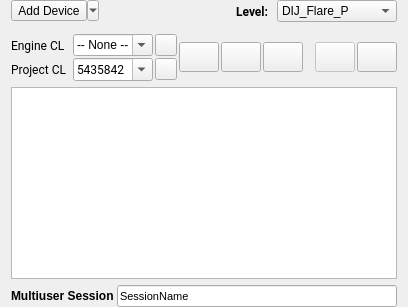
       <widget class="QWidget" name="device_widget" native="true">
        <property name="maximumSize">
         <size>
          <width>600</width>
          <height>16777215</height>
         </size>
        </property>
        <layout class="QVBoxLayout" name="verticalLayout">
         <property name="spacing">
          <number>6</number>
         </property>
         <property name="topMargin">
          <number>0</number>
         </property>
         <property name="bottomMargin">
          <number>0</number>
         </property>
         <item>
          <layout class="QHBoxLayout" name="horizontalLayout_7">
           <item>
            <widget class="QToolButton" name="device_add_tool_button">
             <property name="text">
              <string>Add Device</string>
             </property>
             <property name="popupMode">
              <enum>QToolButton::MenuButtonPopup</enum>
             </property>
             <property name="toolButtonStyle">
              <enum>Qt::ToolButtonTextOnly</enum>
             </property>
             <property name="arrowType">
              <enum>Qt::DownArrow</enum>
             </property>
            </widget>
           </item>
           <item>
            <spacer name="horizontalSpacer_2">
             <property name="orientation">
              <enum>Qt::Horizontal</enum>
             </property>
             <property name="sizeHint" stdset="0">
              <size>
               <width>40</width>
               <height>20</height>
              </size>
             </property>
            </spacer>
           </item>
           <item>
            <widget class="QLabel" name="label_2">
             <property name="minimumSize">
              <size>
               <width>0</width>
               <height>0</height>
              </size>
             </property>
             <property name="font">
              <font>
               <family>Roboto</family>
               <weight>75</weight>
               <bold>true</bold>
              </font>
             </property>
             <property name="text">
              <string>Level: </string>
             </property>
             <property name="alignment">
              <set>Qt::AlignRight|Qt::AlignTrailing|Qt::AlignVCenter</set>
             </property>
            </widget>
           </item>
           <item>
            <widget class="QComboBox" name="level_combo_box">
             <property name="sizePolicy">
              <sizepolicy hsizetype="Preferred" vsizetype="Fixed">
               <horstretch>0</horstretch>
               <verstretch>0</verstretch>
              </sizepolicy>
             </property>
             <property name="minimumSize">
              <size>
               <width>120</width>
               <height>0</height>
              </size>
             </property>
             <property name="maximumSize">
              <size>
               <width>16777215</width>
               <height>16777215</height>
              </size>
             </property>
             <property name="currentText">
              <string>DIJ_Flare_P</string>
             </property>
             <item>
              <property name="text">
               <string>DIJ_Flare_P</string>
              </property>
             </item>
            </widget>
           </item>
          </layout>
         </item>
         <item>
          <layout class="QHBoxLayout" name="horizontalLayout_3">
           <property name="spacing">
            <number>2</number>
           </property>
           <property name="topMargin">
            <number>6</number>
           </property>
           <property name="rightMargin">
            <number>0</number>
           </property>
           <property name="bottomMargin">
            <number>0</number>
           </property>
           <item>
            <layout class="QVBoxLayout" name="verticalLayout_6">
             <item>
              <layout class="QHBoxLayout" name="horizontalLayout_10">
               <item>
                <widget class="QLabel" name="engine_cl_label">
                 <property name="minimumSize">
                  <size>
                   <width>60</width>
                   <height>0</height>
                  </size>
                 </property>
                 <property name="font">
                  <font>
                   <family>Roboto</family>
                   <weight>50</weight>
                   <bold>false</bold>
                  </font>
                 </property>
                 <property name="text">
                  <string>Engine CL</string>
                 </property>
                 <property name="alignment">
                  <set>Qt::AlignLeading|Qt::AlignLeft|Qt::AlignVCenter</set>
                 </property>
                </widget>
               </item>
               <item>
                <widget class="QComboBox" name="engine_cl_combo_box">
                 <property name="minimumSize">
                  <size>
                   <width>80</width>
                   <height>0</height>
                  </size>
                 </property>
                 <property name="editable">
                  <bool>true</bool>
                 </property>
                 <property name="currentText">
                  <string>-- None --</string>
                 </property>
                 <property name="maxVisibleItems">
                  <number>11</number>
                 </property>
                </widget>
               </item>
               <item>
                <widget class="ControlQPushButton" name="refresh_engine_cl_button">
                 <property name="maximumSize">
                  <size>
                   <width>22</width>
                   <height>22</height>
                  </size>
                 </property>
                 <property name="text">
                  <string/>
                 </property>
                 <property name="icon">
                  <iconset resource="resources.qrc">
                   <normaloff>:/icons/images/icon_refresh.png</normaloff>
                   <disabledoff>:/icons/images/icon_refresh_disabled.png</disabledoff>
                   <activeoff>:/icons/images/icon_refresh_hover.png</activeoff>:/icons/images/icon_refresh.png</iconset>
                 </property>
                 <property name="iconSize">
                  <size>
                   <width>18</width>
                   <height>18</height>
                  </size>
                 </property>
                 <property name="frameless" stdset="0">
                  <bool>true</bool>
                 </property>
                </widget>
               </item>
              </layout>
             </item>
             <item>
              <layout class="QHBoxLayout" name="horizontalLayout_9">
               <item>
                <widget class="QLabel" name="project_cl_label">
                 <property name="minimumSize">
                  <size>
                   <width>60</width>
                   <height>0</height>
                  </size>
                 </property>
                 <property name="font">
                  <font>
                   <family>Roboto</family>
                   <weight>50</weight>
                   <bold>false</bold>
                  </font>
                 </property>
                 <property name="text">
                  <string>Project CL</string>
                 </property>
                 <property name="alignment">
                  <set>Qt::AlignLeading|Qt::AlignLeft|Qt::AlignVCenter</set>
                 </property>
                </widget>
               </item>
               <item>
                <widget class="QComboBox" name="project_cl_combo_box">
                 <property name="sizePolicy">
                  <sizepolicy hsizetype="Preferred" vsizetype="Fixed">
                   <horstretch>0</horstretch>
                   <verstretch>0</verstretch>
                  </sizepolicy>
                 </property>
                 <property name="minimumSize">
                  <size>
                   <width>80</width>
                   <height>0</height>
                  </size>
                 </property>
                 <property name="maximumSize">
                  <size>
                   <width>16777215</width>
                   <height>16777215</height>
                  </size>
                 </property>
                 <property name="font">
                  <font>
                   <family>Roboto</family>
                  </font>
                 </property>
                 <property name="layoutDirection">
                  <enum>Qt::LeftToRight</enum>
                 </property>
                 <property name="editable">
                  <bool>true</bool>
                 </property>
                 <property name="currentText">
                  <string>5435842</string>
                 </property>
                 <property name="maxVisibleItems">
                  <number>11</number>
                 </property>
                 <item>
                  <property name="text">
                   <string>5435842</string>
                  </property>
                 </item>
                </widget>
               </item>
               <item>
                <widget class="ControlQPushButton" name="refresh_project_cl_button">
                 <property name="sizePolicy">
                  <sizepolicy hsizetype="Preferred" vsizetype="Fixed">
                   <horstretch>0</horstretch>
                   <verstretch>0</verstretch>
                  </sizepolicy>
                 </property>
                 <property name="maximumSize">
                  <size>
                   <width>22</width>
                   <height>22</height>
                  </size>
                 </property>
                 <property name="toolTip">
                  <string>Refresh Changelists</string>
                 </property>
                 <property name="text">
                  <string/>
                 </property>
                 <property name="icon">
                  <iconset resource="resources.qrc">
                   <normaloff>:/icons/images/icon_refresh.png</normaloff>
                   <disabledoff>:/icons/images/icon_refresh_disabled.png</disabledoff>
                   <activeoff>:/icons/images/icon_refresh_hover.png</activeoff>:/icons/images/icon_refresh.png</iconset>
                 </property>
                 <property name="iconSize">
                  <size>
                   <width>18</width>
                   <height>18</height>
                  </size>
                 </property>
                 <property name="frameless" stdset="0">
                  <bool>true</bool>
                 </property>
                </widget>
               </item>
              </layout>
             </item>
            </layout>
           </item>
           <item>
            <widget class="ControlQPushButton" name="sync_all_button">
             <property name="sizePolicy">
              <sizepolicy hsizetype="Preferred" vsizetype="Fixed">
               <horstretch>0</horstretch>
               <verstretch>0</verstretch>
              </sizepolicy>
             </property>
             <property name="minimumSize">
              <size>
               <width>25</width>
               <height>30</height>
              </size>
             </property>
             <property name="toolTip">
              <string>Sync all devices</string>
             </property>
             <property name="text">
              <string/>
             </property>
             <property name="icon">
              <iconset>
               <normalon>:/icons/images/icon_sync.png</normalon>
               <disabledon>:/icons/images/icon_sync_disabled.png</disabledon>
               <activeon>:/icons/images/icon_sync_hover.png</activeon>
              </iconset>
             </property>
             <property name="iconSize">
              <size>
               <width>21</width>
               <height>21</height>
              </size>
             </property>
             <property name="frameless" stdset="0">
              <bool>true</bool>
             </property>
            </widget>
           </item>
           <item>
            <widget class="ControlQPushButton" name="build_all_button">
             <property name="sizePolicy">
              <sizepolicy hsizetype="Preferred" vsizetype="Fixed">
               <horstretch>0</horstretch>
               <verstretch>0</verstretch>
              </sizepolicy>
             </property>
             <property name="minimumSize">
              <size>
               <width>25</width>
               <height>30</height>
              </size>
             </property>
             <property name="toolTip">
              <string>Build on all devices</string>
             </property>
             <property name="text">
              <string/>
             </property>
             <property name="icon">
              <iconset>
               <normalon>:/icons/images/icon_build.png</normalon>
               <activeon>:/icons/images/icon_build_hover.png</activeon>
              </iconset>
             </property>
             <property name="iconSize">
              <size>
               <width>21</width>
               <height>21</height>
              </size>
             </property>
             <property name="frameless" stdset="0">
              <bool>true</bool>
             </property>
            </widget>
           </item>
           <item>
            <widget class="ControlQPushButton" name="sync_and_build_all_button">
             <property name="sizePolicy">
              <sizepolicy hsizetype="Preferred" vsizetype="Fixed">
               <horstretch>0</horstretch>
               <verstretch>0</verstretch>
              </sizepolicy>
             </property>
             <property name="minimumSize">
              <size>
               <width>25</width>
               <height>30</height>
              </size>
             </property>
             <property name="toolTip">
              <string>Sync all devices and immediately build after completion</string>
             </property>
             <property name="text">
              <string/>
             </property>
             <property name="icon">
              <iconset>
               <normalon>:/icons/images/icon_sync_and_build.png</normalon>
               <disabledon>:/icons/images/icon_sync_and_build_disabled.png</disabledon>
               <activeon>:/icons/images/icon_sync_and_build_hover.png</activeon>
              </iconset>
             </property>
             <property name="iconSize">
              <size>
               <width>21</width>
               <height>21</height>
              </size>
             </property>
             <property name="frameless" stdset="0">
              <bool>true</bool>
             </property>
            </widget>
           </item>
           <item>
            <spacer name="horizontalSpacer">
             <property name="orientation">
              <enum>Qt::Horizontal</enum>
             </property>
             <property name="sizeHint" stdset="0">
              <size>
               <width>10</width>
               <height>20</height>
              </size>
             </property>
            </spacer>
           </item>
           <item>
            <widget class="ControlQPushButton" name="launch_all_button">
             <property name="enabled">
              <bool>false</bool>
             </property>
             <property name="sizePolicy">
              <sizepolicy hsizetype="Preferred" vsizetype="Fixed">
               <horstretch>0</horstretch>
               <verstretch>0</verstretch>
              </sizepolicy>
             </property>
             <property name="minimumSize">
              <size>
               <width>25</width>
               <height>30</height>
              </size>
             </property>
             <property name="toolTip">
              <string>Start all connected devices</string>
             </property>
             <property name="text">
              <string/>
             </property>
             <property name="icon">
              <iconset resource="resources.qrc">
               <normaloff>:/icons/images/icon_open.png</normaloff>
               <normalon>:/icons/images/icon_close.png</normalon>
               <disabledoff>:/icons/images/icon_open_disabled.png</disabledoff>
               <activeoff>:/icons/images/icon_open_hover.png</activeoff>
               <activeon>:/icons/images/icon_close_hover.png</activeon>:/icons/images/icon_open.png</iconset>
             </property>
             <property name="iconSize">
              <size>
               <width>21</width>
               <height>21</height>
              </size>
             </property>
             <property name="checkable">
              <bool>true</bool>
             </property>
             <property name="frameless" stdset="0">
              <bool>true</bool>
             </property>
            </widget>
           </item>
           <item>
            <widget class="ControlQPushButton" name="connect_all_button">
             <property name="sizePolicy">
              <sizepolicy hsizetype="Preferred" vsizetype="Fixed">
               <horstretch>0</horstretch>
               <verstretch>0</verstretch>
              </sizepolicy>
             </property>
             <property name="minimumSize">
              <size>
               <width>25</width>
               <height>30</height>
              </size>
             </property>
             <property name="toolTip">
              <string>Connect all devices</string>
             </property>
             <property name="text">
              <string/>
             </property>
             <property name="icon">
              <iconset resource="resources.qrc">
               <normaloff>:/icons/images/icon_connect.png</normaloff>
               <normalon>:/icons/images/icon_connected.png</normalon>
               <activeoff>:/icons/images/icon_connect_hover.png</activeoff>
               <activeon>:/icons/images/icon_connected_hover.png</activeon>:/icons/images/icon_connect.png</iconset>
             </property>
             <property name="iconSize">
              <size>
               <width>21</width>
               <height>21</height>
              </size>
             </property>
             <property name="checkable">
              <bool>true</bool>
             </property>
             <property name="frameless" stdset="0">
              <bool>true</bool>
             </property>
            </widget>
           </item>
          </layout>
         </item>
         <item>
          <widget class="DeviceListWidget" name="device_list_widget">
           <property name="sizePolicy">
            <sizepolicy hsizetype="Expanding" vsizetype="Expanding">
             <horstretch>0</horstretch>
             <verstretch>0</verstretch>
            </sizepolicy>
           </property>
           <property name="minimumSize">
            <size>
             <width>0</width>
             <height>0</height>
            </size>
           </property>
           <property name="verticalScrollBarPolicy">
            <enum>Qt::ScrollBarAsNeeded</enum>
           </property>
           <property name="horizontalScrollBarPolicy">
            <enum>Qt::ScrollBarAlwaysOff</enum>
           </property>
          </widget>
         </item>
         <item>
          <layout class="QHBoxLayout" name="horizontalLayout_2">
           <property name="spacing">
            <number>3</number>
           </property>
           <item>
            <widget class="QLabel" name="label">
             <property name="font">
              <font>
               <weight>75</weight>
               <bold>true</bold>
              </font>
             </property>
             <property name="text">
              <string>Multiuser Session</string>
             </property>
            </widget>
           </item>
           <item>
            <widget class="FramelessQLineEdit" name="multiuser_session_lineEdit">
             <property name="sizePolicy">
              <sizepolicy hsizetype="MinimumExpanding" vsizetype="Fixed">
               <horstretch>0</horstretch>
               <verstretch>0</verstretch>
              </sizepolicy>
             </property>
             <property name="minimumSize">
              <size>
               <width>0</width>
               <height>0</height>
              </size>
             </property>
             <property name="maximumSize">
              <size>
               <width>16777215</width>
               <height>16777215</height>
              </size>
             </property>
             <property name="font">
              <font>
               <pointsize>8</pointsize>
              </font>
             </property>
             <property name="text">
              <string>SessionName</string>
             </property>
             <property name="recording" stdset="0">
              <bool>true</bool>
             </property>
            </widget>
           </item>
          </layout>
         </item>
        </layout>
       </widget>
